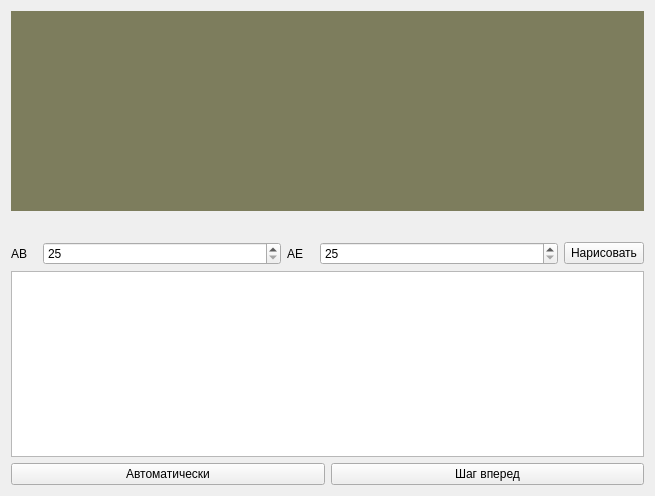
<?xml version="1.0" encoding="UTF-8"?>
<ui version="4.0">
 <class>AutoProof</class>
 <widget class="QWidget" name="AutoProof">
  <property name="geometry">
   <rect>
    <x>0</x>
    <y>0</y>
    <width>655</width>
    <height>496</height>
   </rect>
  </property>
  <property name="windowTitle">
   <string>AutoProof</string>
  </property>
  <layout class="QHBoxLayout" name="horizontalLayout_2">
   <item>
    <layout class="QVBoxLayout" name="verticalLayout">
     <item>
      <widget class="QWidget" name="wLayout" native="true">
       <property name="minimumSize">
        <size>
         <width>0</width>
         <height>200</height>
        </size>
       </property>
       <property name="maximumSize">
        <size>
         <width>16777215</width>
         <height>200</height>
        </size>
       </property>
       <property name="styleSheet">
        <string notr="true">background-color: rgb(125, 125, 93);</string>
       </property>
       <layout class="QVBoxLayout" name="widgetLayout"/>
      </widget>
     </item>
     <item>
      <layout class="QHBoxLayout" name="horizontalLayout_3" stretch="1,9,1,9,1">
       <property name="topMargin">
        <number>25</number>
       </property>
       <item>
        <widget class="QLabel" name="label">
         <property name="text">
          <string>AB</string>
         </property>
        </widget>
       </item>
       <item>
        <widget class="QSpinBox" name="sbAB">
         <property name="minimum">
          <number>25</number>
         </property>
         <property name="maximum">
          <number>100</number>
         </property>
        </widget>
       </item>
       <item>
        <widget class="QLabel" name="label_2">
         <property name="text">
          <string>AE</string>
         </property>
        </widget>
       </item>
       <item>
        <widget class="QSpinBox" name="sbAE">
         <property name="minimum">
          <number>25</number>
         </property>
         <property name="maximum">
          <number>100</number>
         </property>
        </widget>
       </item>
       <item>
        <widget class="QPushButton" name="bRender">
         <property name="text">
          <string>Нарисовать</string>
         </property>
        </widget>
       </item>
      </layout>
     </item>
     <item>
      <widget class="QTextEdit" name="teDesc">
       <property name="readOnly">
        <bool>true</bool>
       </property>
       <property name="html">
        <string>&lt;!DOCTYPE HTML PUBLIC &quot;-//W3C//DTD HTML 4.0//EN&quot; &quot;http://www.w3.org/TR/REC-html40/strict.dtd&quot;&gt;
&lt;html&gt;&lt;head&gt;&lt;meta name=&quot;qrichtext&quot; content=&quot;1&quot; /&gt;&lt;style type=&quot;text/css&quot;&gt;
p, li { white-space: pre-wrap; }
&lt;/style&gt;&lt;/head&gt;&lt;body style=&quot; font-family:'Sans Serif'; font-size:9pt; font-weight:400; font-style:normal;&quot;&gt;
&lt;p style=&quot;-qt-paragraph-type:empty; margin-top:0px; margin-bottom:0px; margin-left:0px; margin-right:0px; -qt-block-indent:0; text-indent:0px;&quot;&gt;&lt;br /&gt;&lt;/p&gt;&lt;/body&gt;&lt;/html&gt;</string>
       </property>
      </widget>
     </item>
     <item>
      <layout class="QHBoxLayout" name="horizontalLayout">
       <property name="topMargin">
        <number>0</number>
       </property>
       <item>
        <widget class="QPushButton" name="bAuto">
         <property name="text">
          <string>Автоматически</string>
         </property>
        </widget>
       </item>
       <item>
        <widget class="QPushButton" name="bSend">
         <property name="text">
          <string>Шаг вперед</string>
         </property>
        </widget>
       </item>
      </layout>
     </item>
    </layout>
   </item>
  </layout>
 </widget>
 <layoutdefault spacing="6" margin="11"/>
 <resources/>
 <connections/>
</ui>
